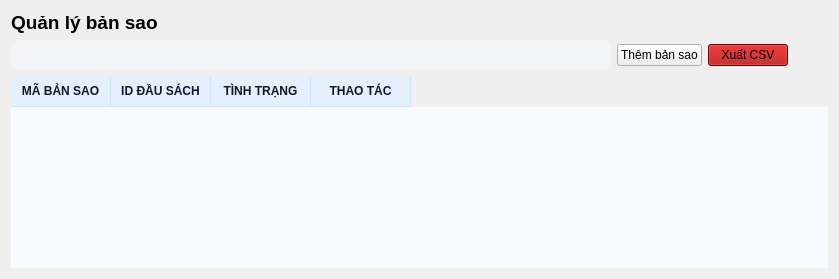
      <widget class="QWidget" name="page_3">
       <layout class="QVBoxLayout" name="verticalLayout_15">
        <item>
         <widget class="QLabel" name="label_37">
          <property name="font">
           <font>
            <family>Segoe UI</family>
            <pointsize>14</pointsize>
            <bold>true</bold>
           </font>
          </property>
          <property name="text">
           <string>Quản lý bản sao</string>
          </property>
         </widget>
        </item>
        <item>
         <layout class="QHBoxLayout" name="horizontalLayout_27">
          <item>
           <widget class="QComboBox" name="dau_sach">
            <property name="minimumSize">
             <size>
              <width>600</width>
              <height>0</height>
             </size>
            </property>
            <property name="maximumSize">
             <size>
              <width>300</width>
              <height>16777215</height>
             </size>
            </property>
            <property name="styleSheet">
             <string notr="true">QComboBox {
    background-color: #f3f4f6;
    border: 1px solid #f3f4f6;
    border-radius: 8px;
    padding: 6px 12px;
    color: #333;
}

QComboBox:hover {
    background-color: #e4e6eb;
    border-color: #e4e6eb;
}

QComboBox:on {
    background-color: #e4e6eb;
    border-bottom-left-radius: 0px;
    border-bottom-right-radius: 0px;
}

QComboBox::drop-down {
    subcontrol-origin: padding;
    subcontrol-position: top right;
    width: 30px;
    border-left-width: 0px;
    border-top-right-radius: 8px;
    border-bottom-right-radius: 8px;
}

QComboBox::down-arrow {
    image: url(:/icons/icons_/down-chevron.png);
    width: 12px;
    height: 12px;
}

QComboBox QAbstractItemView {
    background-color: white;
    border: 1px solid #dcdcdc;
    border-radius: 8px;
    border-top-left-radius: 0px;
    border-top-right-radius: 0px;
    color: #333;
    selection-background-color: #f3f4f6;
    selection-color: #333;
    outline: 0;
}

QComboBox QAbstractItemView::item {
    padding: 8px 12px;
    min-height: 25px;
}

QComboBox QAbstractItemView::item:hover {
    background-color: #f0f5ff;
    color: rgb(60, 91, 149);
}

QComboBox QAbstractItemView::item:selected {
    background-color: #e4e6eb;
    color: #333;
}</string>
            </property>
           </widget>
          </item>
          <item>
           <widget class="QPushButton" name="tao_ban_sao_button">
            <property name="text">
             <string>Thêm bản sao</string>
            </property>
           </widget>
          </item>
          <item>
           <widget class="QPushButton" name="xuat_csv_ban_sao">
            <property name="styleSheet">
             <string notr="true">background-color: rgb(170, 0, 0);</string>
            </property>
            <property name="text">
             <string>Xuất CSV</string>
            </property>
           </widget>
          </item>
          <item>
           <spacer name="horizontalSpacer_5">
            <property name="orientation">
             <enum>Qt::Orientation::Horizontal</enum>
            </property>
            <property name="sizeHint" stdset="0">
             <size>
              <width>40</width>
              <height>20</height>
             </size>
            </property>
           </spacer>
          </item>
         </layout>
        </item>
        <item>
         <widget class="QTableWidget" name="ban_sao_table">
          <property name="styleSheet">
           <string notr="true">QTableWidget {
    background: #f7fbff;              /* nền sáng xanh nhạt */
    gridline-color: #d0e3ff;          /* màu kẻ ô */
    selection-background-color: #d6e9ff; /* nền khi chọn */
    selection-color: #0f172a;         /* màu chữ khi chọn */
    border: none;
}

QHeaderView::section {
    background: #e5f0ff;              /* header xanh nhạt */
    color: #0f172a;
    padding: 6px 10px;
    border: 0px;
    border-right: 1px solid #d0e3ff;
    border-bottom: 1px solid #d0e3ff;
    font-weight: 600;
}

/* kẻ ngang từng dòng */
QTableWidget::item {
    border-bottom: 1px solid #eef2ff;
}
QTableWidget::item:selected {
    background: #d6e9ff;
}</string>
          </property>
          <attribute name="verticalHeaderVisible">
           <bool>false</bool>
          </attribute>
          <attribute name="verticalHeaderMinimumSectionSize">
           <number>35</number>
          </attribute>
          <column>
           <property name="text">
            <string>MÃ BẢN SAO</string>
           </property>
          </column>
          <column>
           <property name="text">
            <string>ID ĐẦU SÁCH</string>
           </property>
          </column>
          <column>
           <property name="text">
            <string>TÌNH TRẠNG</string>
           </property>
          </column>
          <column>
           <property name="text">
            <string>THAO TÁC</string>
           </property>
          </column>
         </widget>
        </item>
       </layout>
      </widget>
